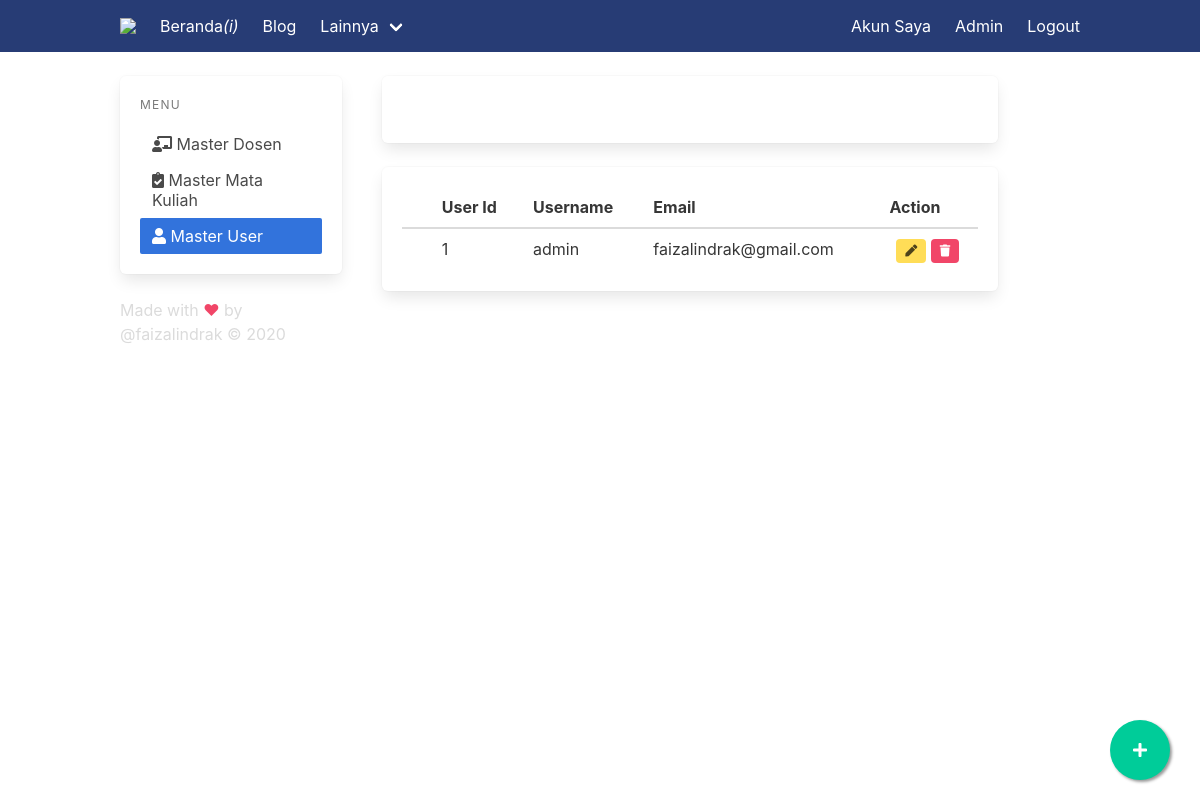
The page /admin/master/user (signed in) on the database its author committed.
### web/models.py (models this page shows, shortened)
class User(db.Model, UserMixin):
    id = db.Column(db.Integer, primary_key=True)
    username = db.Column(db.String(20), unique=True, nullable=False)
    email = db.Column(db.String(120), unique=True, nullable=False)
    image_file = db.Column(db.String(20), nullable=False, default='default.png')
    password = db.Column(db.String(60), nullable=False)
    angkatan = db.Column(db.String(4))
    smstr = db.Column(db.Integer)
    user_level = db.Column(db.Integer, default=1)
    kurikulum = db.Column(db.String(10))
    posts = db.relationship('Post', backref='author', lazy=True)
    profiles = db.relationship('Profile', backref='user', lazy=True, uselist=False)

### web/routes.py (the view)
@app.route('/admin/master/user')
@login_required
def masteruser():
    data_user = User.query.all()
    return render_template('master-user.html', title='Admin - Master Data User', data_user=data_user)

### web/models.py (called while the page is built)
@login_manager.user_loader
def load_user(user_id):
    return User.query.filter_by(id=user_id).first()

### web/templates/master-user.html (shortened to what this page needs)
{% extends "master-layout.html" %}
{% block content %}
<div class="box div-bg">
    <h1 class="title is-4 has-text-white">Master User</h1>
</div>
<div class="box">
    <table class="table" id="myTable" width="100%" cellspacing="0">
        <thead>
            <tr>
                <th></th>
                <th>User Id</th>
                <th>Username</th>
                <th>Email</th>
                <th>Action</th>
            </tr>
        </thead>
        <tbody>
            {% for u in data_user %}
                <tr>
                    <td></td>
                    <td>{{u.id}}</td>
                    <td>{{u.username}}</td>
                    <td>{{u.email}}</td>
                    <td class="has-text-centered">
                        <a href="{{url_for('masterdosen')}}" class="tag is-warning"><i class="fa fa-pen"></i></a>
                        <a href="{{url_for('masterdosen')}}" class="tag is-danger"><i class="fa fa-trash"></i></a>
                    </td>
                </tr>
            {% endfor %}
        </tbody>
    </table>
{% endblock %}
{% block sidebar %}
<a href="#" class="float" id="launchModal">
    <i class="fa fa-plus my-float"></i>
</a>
{% endblock %}

### rows shown on the page
User: id "1", username "admin", email "faizalindrak@gmail.com"
